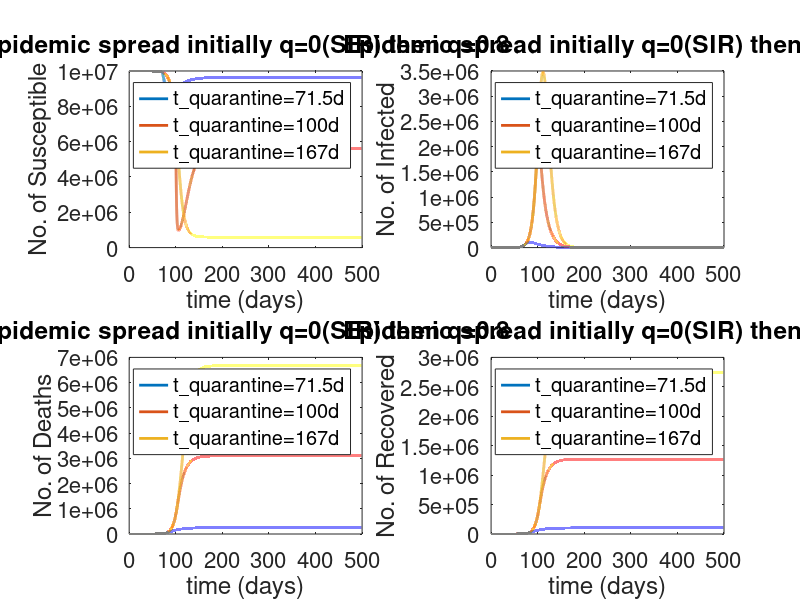

Source code (MATLAB):
clear 
close all

set(0,'DefaultAxesFontSize',16);

total_time=500;
dt=1e-2;
N= total_time/dt;

No=1e7 ; % total population

%params

k=10; % mean number of infection probable contacts
b=0.06; % prob that a contact leads to infect

u=0.1; % frac of ret of non inf qua to susecpti
p=1/5; % frac exp to infec 
m=0.0975;   % rate of death
w=0.0625;   % fraction of Infectious undetected (or quarantined) who move to isolation
nu=0.04;    % rate of recovery

% loop over time
for j = 7:-2:3
    
    q=0; % frac of Sus moving to quarantine[either expo or quarantined]
    
    % susceptible
    sus= zeros(N,1);
    sus(1)= No-1;

    % susceptible quarantined
    sus_qua= zeros(N,1);

    % exposed
    expo= zeros(N,1);

    % exposed quarantined
    expo_qua= zeros(N,1);

    % infectious undetected
    inf_und= zeros(N,1);
    inf_und(1)= 1;

    % infectious quarantined
    inf_qua= zeros(N,1);

    % infectious detected and isolated
    inf_det= zeros(N,1);

    % dead
    dead= zeros(N,1);

    % recovered
    reco= zeros(N,1);

    time= zeros(N,1);
    
    for i = 1:(N-1)  
        if i >= N/j
            q = 0.8;
        end

        SI = k*b*inf_und(i)*sus(i)/No;     
        sus(i+1)= sus(i) +dt*(-SI - q*k*(1-b)*inf_und(i)*sus(i)/No + u*sus_qua(i)) ;   

        sus_qua(i+1)= sus_qua(i) + dt*(q*k*(1-b)*inf_und(i)*sus(i)/No - u*sus_qua(i));

        expo(i+1)= expo(i) +dt*((1-q)*SI - p*expo(i)) ;

        expo_qua(i+1)= expo_qua(i) + dt*(q*SI- p*expo_qua(i));

        inf_und(i+1)= inf_und(i) +dt*(p*expo(i) - (m+w+nu)*inf_und(i)); 

        inf_qua(i+1)= inf_qua(i) +dt*(p*expo_qua(i) - (m+w+nu)*inf_qua(i));

        inf_det(i+1)= inf_det(i)+ dt*(w*(inf_qua(i) + inf_und(i)) - (m+nu)*inf_det(i));

        dead(i+1)= dead(i) + dt*(m*(inf_qua(i)+ inf_und(i) + inf_det(i)));
        reco(i+1)= reco(i) +dt*(nu*(inf_qua(i)+ inf_und(i) + inf_det(i)));

        time(i+1)= time(i) +dt;
    end
    
    hold on
    subplot(2,2,1), plot(time,sus, 'LineWidth',2);
    title(['Epidemic spread initially q=0(SIR) then q=', num2str(q)]);
    xlabel('time (days)')
    ylabel('No. of Susceptible')
    legend('t\_quarantine=71.5d', 't\_quarantine=100d', 't\_quarantine=167d');
    
    hold on
    subplot(2,2,2), plot(time,(expo+expo_qua+inf_und+inf_qua+inf_det),'LineWidth',2);
    title(['Epidemic spread initially q=0(SIR) then q=', num2str(q)]);
    xlabel('time (days)')
    ylabel('No. of Infected')
    legend('t\_quarantine=71.5d', 't\_quarantine=100d', 't\_quarantine=167d');
    
    hold on
    subplot(2,2,3), plot(time,dead, 'LineWidth',2);
    title(['Epidemic spread initially q=0(SIR) then q=', num2str(q)]);
    xlabel('time (days)')
    ylabel('No. of Deaths')
    legend('t\_quarantine=71.5d', 't\_quarantine=100d', 't\_quarantine=167d');
    
    hold on
    subplot(2,2,4), plot(time,reco, 'LineWidth',2);
    title(['Epidemic spread initially q=0(SIR) then q=', num2str(q)]);
    xlabel('time (days)')
    ylabel('No. of Recovered')
    legend('t\_quarantine=71.5d', 't\_quarantine=100d', 't\_quarantine=167d');
      
end